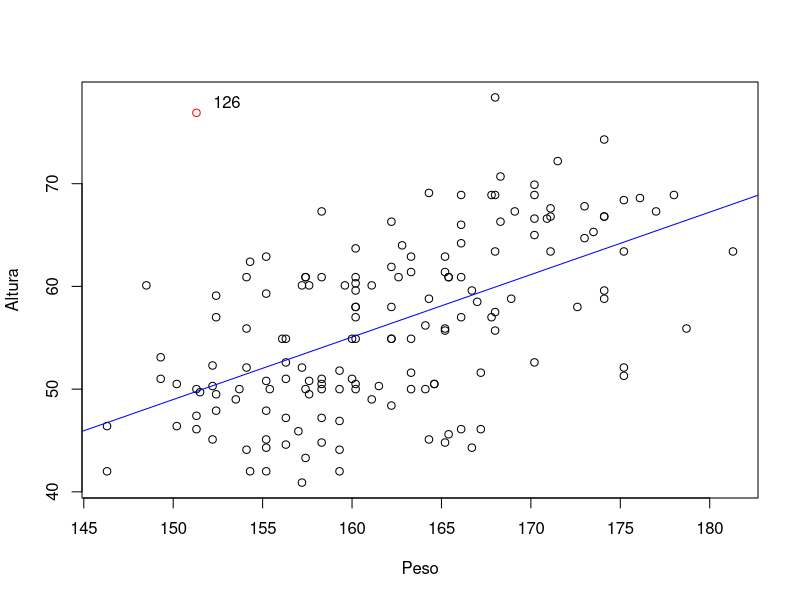
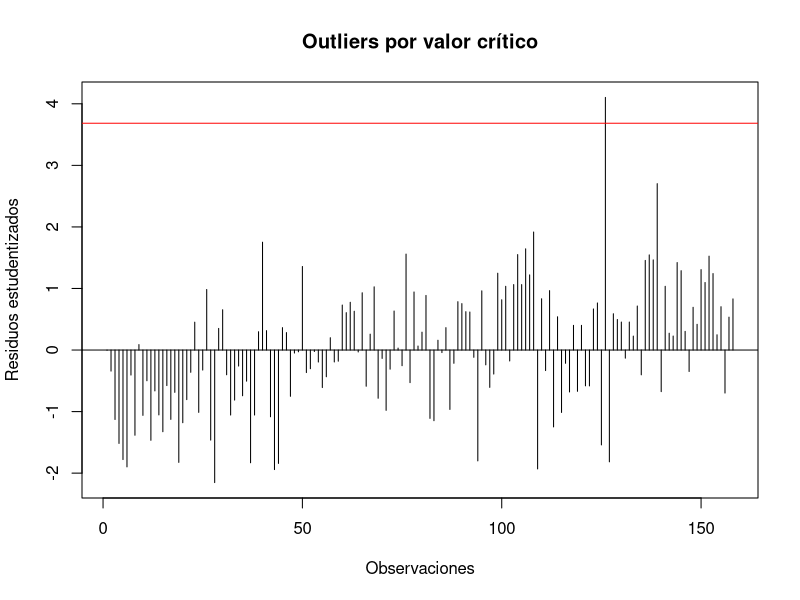
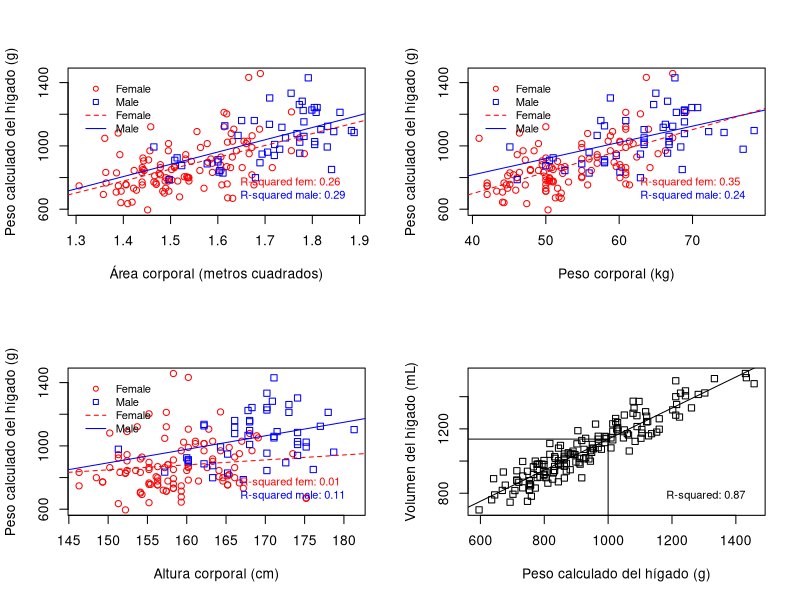

Generate these figures, in order, with R:
## ---- chunk 1
# knitr options

# Do not display code in output document
knitr::opts_chunk$set(echo = TRUE,
                      message = FALSE,
                      warning = FALSE,
                      fig.align = "center")
## ---- chunk 2
# 'data' contains raw source data.
# 'intermediateData' contains .RData objects with processed data.
# 'results' stores the final report files.

directories <- c("data", "results", "intermediateData", "images")

# Create directories
lapply(directories, function(x){
  if (!(dir.exists(x))){
    dir.create(x)
  }
})
## ---- chunk 3
# Load packages
library(knitr)
library(tseries)
## ---- chunk 4
# Load data
data <- read.csv("data/chan_data.csv")
head(data)
## ---- chunk 5
str(data)
## ---- chunk 6
summary(data)
## ---- chunk 7
# Copy dataset
new_data <- data
# Add ASC
new_data[["ASC"]] <- exp(
  log(new_data[["weight"]]) * 0.425 + log(new_data[["height"]]) * 0.725 + log(0.007184))
# Add IMC
new_data[["IMC"]] <- new_data[["weight"]]/(new_data[["height"]]/100)^2

head(new_data)
## ---- chunk 8
# Peso
jarque.bera.test(new_data[["weight"]])
## ---- chunk 9
# Altura
jarque.bera.test(new_data[["height"]])
## ---- chunk 10
# Construme modelo altura-peso
mod_altura_peso <-lm(new_data[["weight"]] ~ new_data[["height"]])

# Genera grafica
plot(new_data[, c("height", "weight")],
     col = ifelse(new_data$height < 155 & new_data$weight > 70, "red", "black"),
     xlab = "Peso", ylab = "Altura"
)
abline(mod_altura_peso,
       col = "blue")
outlier <- new_data[new_data$height < 155 & new_data$weight > 70,]
text(x = ceiling(outlier$height +1),
     y = ceiling(outlier$weight +1),
     labels = rownames(outlier))
## ---- chunk 11
stud <- rstudent(mod_altura_peso)
head(sort(abs(stud), decreasing = TRUE))
## ---- chunk 12
n <- nrow(new_data) # Size
p <- 2              # Dimensions
(vc <- abs(qt(0.05/(n*2), (n-p-1)))) # Critical value (absolute) 
## ---- chunk 13
plot(stud, type = 'h',
     main="Outliers por valor crítico",
     xlab = "Observaciones",
     ylab = "Residuos estudentizados")
abline(h= vc, col = "red")
abline(h = 0)
abline(h = -vc, col = "red")
## ---- chunk 14
# Grouping by sex
grupo <- as.numeric(as.factor(new_data[["gender"]]))
## ---- chunk 15
## Function that draws graphics similars to those in the Chang paper ##

chang_draw <- function(x, y, datos, xlabel, ylabel){
# Colors
  colors <- c("red", "blue")
# Regression models
LM_male <- lm(y ~ x, data = datos, subset = (gender == "M"))
LM_female <- lm(y ~ x, data = datos, subset =(gender == "F"))
  
  # Scatterplot
plot(y ~ x, data = datos,
     pch = c(1,0)[grupo],
     col = colors[grupo],
     xlab = xlabel,
     ylab = ylabel
     )

# Regression lines
abline(LM_male, col = colors[2])
abline(LM_female, col = colors[1], lty = 2)
# Legend
legend("topleft", rep(c("Female", "Male"), 2), col = colors,
       pch = c(1,0,NA,NA), lty = c(0,0,2, 1), inset = 0.05, bty = 'n',
       cex = 0.8, pt.cex = 0.8)
# R-squared text
legend("bottomright", c(paste("R-squared fem:", round(summary(LM_female)[["r.squared"]],2)),
                        paste("R-squared male:", round(summary(LM_male)[["r.squared"]],2))),
       text.col = colors, inset = 0.05, bty = 'n', cex = 0.8)

# legend("bottomright", legend = c(nrow(data[data$gender == "M",]), nrow(data[data$gender == "F",])))
}
## ---- chunk 16
# Draw the four graphs from Chang (2011)
attach(new_data)

par(mfrow=c(2,2))
chang_draw(ASC, liver_weight, new_data, xlabel = "Área corporal (metros cuadrados)", ylabel = "Peso calculado del hígado (g)")
chang_draw(weight, liver_weight, new_data, xlabel = "Peso corporal (kg)", ylabel = "Peso calculado del hígado (g)")
chang_draw(height, liver_weight, new_data, xlabel = "Altura corporal (cm)", ylabel = "Peso calculado del hígado (g)")

plot(liver_volume ~ liver_weight, data = new_data, pch = 0, xlab = "Peso calculado del hígado (g)", ylab = "Volumen del hígado (mL)")
# ajuste a la recta de regresion
vol_weight_mod <- lm(liver_volume ~ liver_weight, data = new_data)
abline(vol_weight_mod)
legend("bottomright", paste("R-squared:", round(summary(vol_weight_mod)[["r.squared"]],2)), inset = 0.05, bty = 'n', cex = 0.8)
# Predict volume for weight 1000
lw1000 <- predict(vol_weight_mod, data.frame(liver_weight = 1000))
segments(1000, 0, y1 = lw1000)
segments(0, lw1000, x1 = 1000)
## ---- chunk 17
modelo_area_genero <- lm(liver_weight ~ ASC*gender, data = new_data)
## ---- chunk 18
summary(modelo_area_genero)
## ---- chunk 19
anova(modelo_area_genero)
